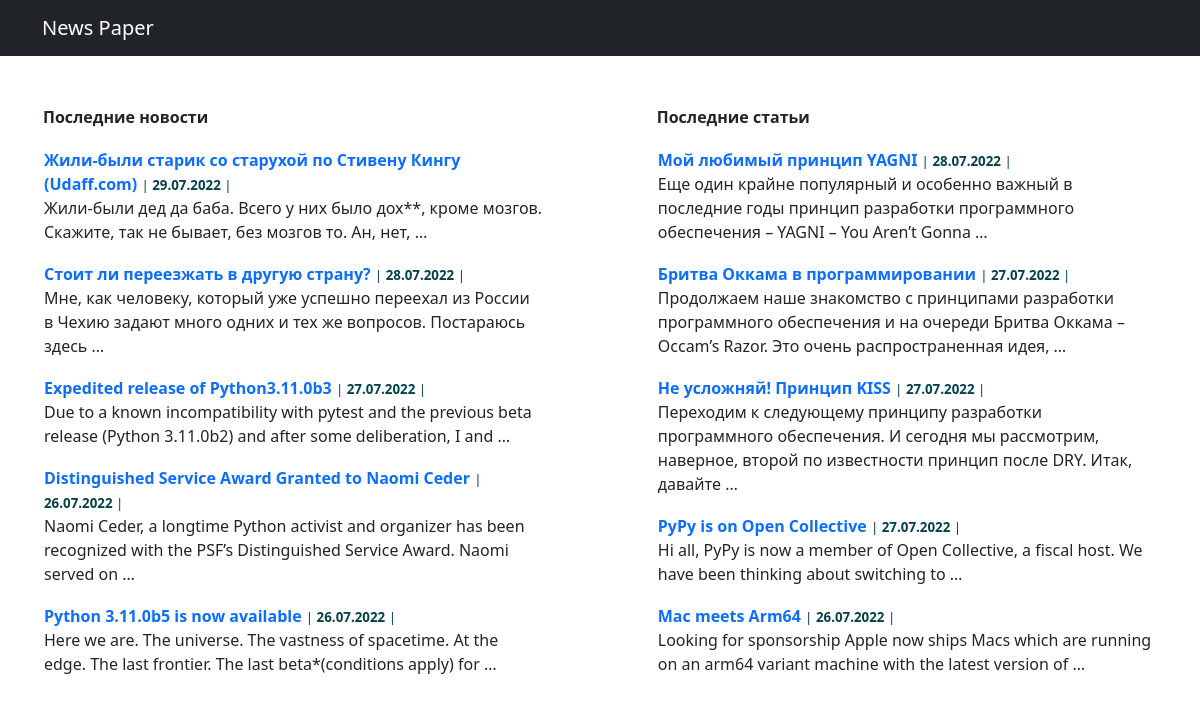
The page /news/ on the database as committed earlier.
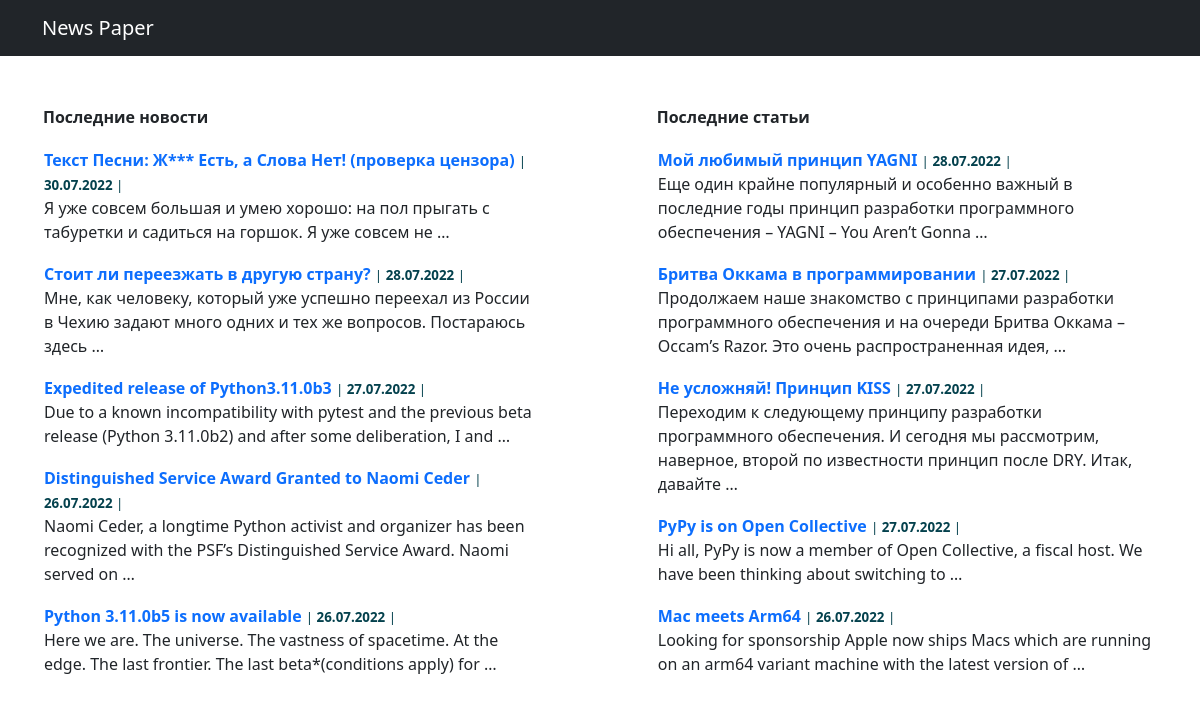
The same page on the database as committed later.
### news/models.py (models this page shows, shortened)
class Post(models.Model):
    author_post = models.ForeignKey(
        Author,
        on_delete=models.CASCADE,
        verbose_name='Автор',
    )
    ARTICLE = 'ART'
    NEWS = 'NWS'
    CHOICE_CAT = [
        (ARTICLE, 'Статья'),
        (NEWS, 'Новость'),
    ]
    type_cat = models.CharField(
        max_length=3,
        choices=CHOICE_CAT,
        default=ARTICLE,
        verbose_name='Тип контента',
    )
    date_pub = models.DateTimeField(
        auto_now_add=True,
        verbose_name='Дата публикации',
    )
    post_cat = models.ManyToManyField(
        Category,
        through='PostCategory',
    )
    name = models.CharField(
        max_length=128,
        verbose_name='Название',
    )
    content = models.TextField(
        verbose_name='Контент',
    )
    content_rate = models.SmallIntegerField(
        default=0,
        verbose_name='Рейтинг',
    )
    class Meta:
        verbose_name = 'Пост'
        verbose_name_plural = 'Посты'

### news/views.py (the view)
# urls.py: path('', IndexView.as_view(), name='index'),
class IndexView(generic.ListView):
    model = Post
    ordering = '-date_pub'
    template_name = 'news.html'
    context_object_name = 'posts'

### news/templatetags/censor.py (called while the page is built)
@register.filter()
def censor(in_text):
    with open('static/json/bad_words.json', 'r') as censor_file:
        bad_text = json.load(censor_file)
    for word in in_text.split():
        if word.lower() in bad_text:
            in_text = in_text.replace(
                word,
                f'{word[0]}{"*" * (len(word) - 1)}'
            )
    return in_text

### templates/news.html (shortened to what this page needs)
{% extends 'default.html' %}
{% load censor %}
{% load news_tags %}
{% block content %}
<table xmlns="http://www.w3.org/1999/html">
    <tr>
        <th style="text-align: left; width: 45%"><p>Последние новости</p></th>
        <th style="width: 10%"></th>
        <th style="text-align: left; width: 45%"><p>Последние статьи</p></th>
    </tr>
    <tr>
        <td style="vertical-align: top">
            <table>
                {% for nw in posts %}
                    {% if nw.type_cat == 'NWS' %}
                        <tr>
                            <td style="text-align: left">
                                <p>
                                    <a href="{% url 'news:detail' nw.id %}"><b>{{ nw.name|censor }}</b></a>
                                    <span style="font-size: smaller; color: #04414d">
                                        | <b>{{ nw.date_pub|date:'d.m.Y' }}</b> |
                                    </span>
                                {{ nw.content|censor|truncatewords:20 }}</p>
                            </td>
                        </tr>
                    {% endif %}
                {% endfor %}
            </table>
        </td>
        <td style="padding-left: 25px; padding-right: 25px"></td>
        <td style="vertical-align: top">
            <table>
                {% for ar in posts %}
                    {% if ar.type_cat == 'ART' %}
                        <tr>
                            <td style="text-align: left">
                                <p>
                                    <a href="{% url 'news:detail' ar.id %}"><b>{{ ar.name|censor }}</b></a>
                                    <span style="font-size: smaller; color: #04414d">
                                        | <b>{{ ar.date_pub|date:'d.m.Y' }}</b> |
                                    </span>
                                {{ ar.content|censor|truncatewords:20 }}</p>
                            </td>
                        </tr>
                    {% endif %}
                {% endfor %}
            </table>
        </td>
    </tr>
</table>
{% endblock content %}

### templates/default.html (shortened to what this page needs)
<!DOCTYPE html>
<html lang="ru">
    <head>
        {% load static %}
        <link href="{% static 'css/styles.css' %}" rel="stylesheet" />
    </head>
    <body>
        <nav class="navbar navbar-expand-lg navbar-dark bg-dark">
            <div class="container">
                <a class="navbar-brand" href="{% url 'news:index' %}">News Paper</a>
            </div>
        </nav>
        <div class="container">
            <div class="text-center mt-5">
                {% block content %}{% endblock content %}
            </div>
        </div>
    </body>
</html>

Rows that differ between the two databases and show on the page:
removed Post: name|censor "Жили-были старик со старухой по Стивену Кингу (Udaff.com)", date_pub "29.07.2022", content|censor "Жили-были дед да баба. Всего у них было дох**, кроме мозгов. Скажите, так не бывает, без мозгов то. Ан, нет, …"
added Post: name|censor "Текст Песни: Ж*** Есть, а Слова Нет! (проверка цензора)", date_pub "30.07.2022", content|censor "Я уже совсем большая и умею хорошо: на пол прыгать с табуретки и садиться на горшок. Я уже совсем не …"
